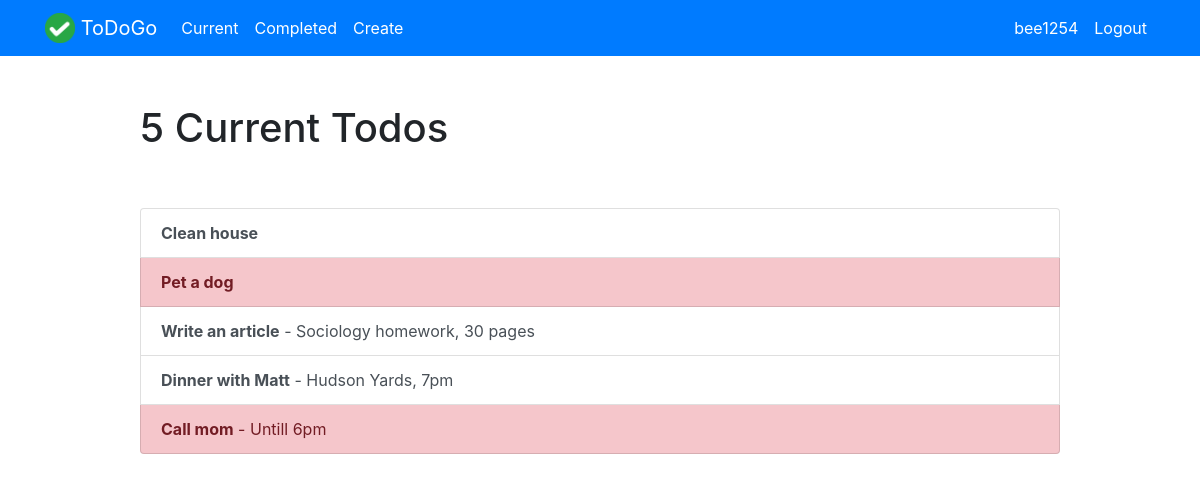
Page /current/ (signed in) on the committed database.
### todo/models.py (models this page shows, shortened)
class Todo(models.Model):
    title = models.CharField(max_length=100)
    memo = models.TextField(blank=True)
    created = models.DateTimeField(auto_now_add=True)
    date_completed = models.DateTimeField(null=True, blank=True)
    important = models.BooleanField(default=False)
    user = models.ForeignKey(User, on_delete=models.CASCADE)

### todo/views.py (the view)
# urls.py: path('current/', views.currenttodos, name='currenttodos'),
@login_required
def currenttodos(request):
    todos = Todo.objects.filter(user=request.user, date_completed__isnull=True)
    return render(request, 'todo/currenttodos.html', {'todos':todos})

### todo/templates/todo/currenttodos.html
{% extends "todo/base.html" %}
{% block content %}
    <div class="row justify-content-center mt-5">
        <div class="col-md-10">
            {% if todos %}
                 <h1>{{ todos.count }} Current Todo{{ todos.count|pluralize }}</h1>
            {% else %}
                           <h1>Current Todos</h1>
            {% endif %}
        </div>
    </div>
    <div class="row justify-content-center mt-5">
        <div class="col-md-10">
        {% if todos %}
            <div class="list-group">
                {% for todo in todos %}
                    <a href="{% url 'viewtodo' todo.id %}" class="list-group-item list-group-item-action{% if todo.important %} list-group-item-danger{% endif %}">
                        <b>{{ todo.title }}</b>{% if todo.memo %} - {{ todo.memo|truncatechars:30 }}{% endif %}</a>
                {% endfor %}
            </div>
        {% else %}
            <div class="text-center">
                <h2>Looks like you don't have any todos! Nice work.</h2>
            <br>
            <a role="button" class="btn btn-primary" href="{% url 'createtodo' %}">New Todo</a>
            </div>
        {% endif %}
        </div>
    </div>
{% endblock %}

### todo/templates/todo/base.html (shortened to what this page needs)
{% load static %}
<!doctype html>
<html lang="en">
<head>
    <link rel="stylesheet" href="https://stackpath.bootstrapcdn.com/bootstrap/4.4.1/css/bootstrap.min.css"
>
</head>
<body class="">
<nav class="navbar navbar-expand-md navbar-light bg-primary">
<div class="container">
    <a class="navbar-brand" href="{% url 'home' %}">
         <img src="{% static 'todo/logo.png' %}" width="30" height="30" class="d-inline-block align-top">
        <span class="text-white">ToDoGo</span>
    </a>
    <div class="collapse navbar-collapse" id="navbarNav">
    {% if user.is_authenticated %}
        <ul class="navbar-nav mr-auto">
                <li class="nav-item {{ current }}">
                    <a class="nav-link text-white" href="{% url 'currenttodos' %}">Current</a>
                </li>
                <li class="nav-item {{ completed }}">
                    <a class="nav-link text-white" href="{% url 'completedtodos' %}">Completed</a>
                </li>
                <li class="nav-item {{ create }}">
                    <a class="nav-link text-white" href="{% url 'createtodo' %}">Create</a>
                </li>
        </ul>
    {% endif %}
    <ul class="navbar-nav ml-auto">
            {% if user.is_authenticated %}
                <li class="nav-item {{ user.username }}">
                    <a class="nav-link text-white" href="{% url 'currenttodos' %}">{{ user.username }}</a>
                </li>
                <li class="nav-item">
                    <a href="#" onclick="$('#signOutBtn').click()" class="nav-link text-white">Logout</a>
                </li>
            {% endif %}
        </ul>
    </div>
</div>
</nav>
<div class="container">
{% block content %}{% endblock %}
</div>
</body>
</html>

### rows in the picture
Todo: title "Clean house"
Todo: title "Pet a dog"
Todo: title "Write an article", memo "Sociology homework, 30 pages"
Todo: title "Dinner with Matt", memo "Hudson Yards, 7pm"
Todo: title "Call mom", memo "Untill 6pm"

### other values in the picture
{{ user.username }} "bee1254"
{{ todos.count }} "5"
